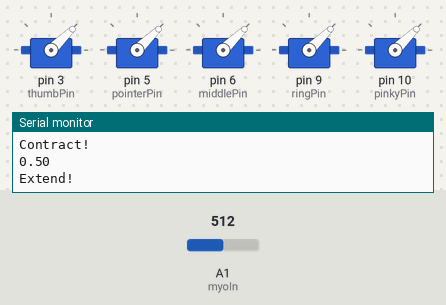
Simulated run of this sketch. Board: Arduino Uno, built with avr-gcc and run on an emulated ATmega328P. Shown: 5 × servo, the last lines printed to the serial monitor. The test bench sets the inputs (shaded band); at power-on: A1 (myoIn) = 512.

Above: at 2.2 s.
2.3 s: A1 (myoIn) set to 426
4.5 s: A1 (myoIn) set to 393
At 5.4 s:
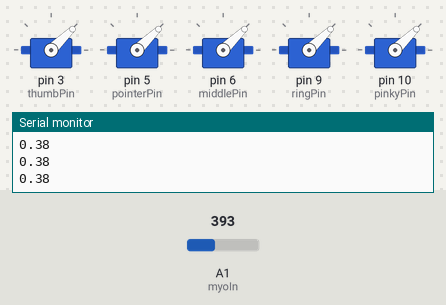
Timing chart, 0 to 7.5 s (numbered marks = the images above; inputs shaded):
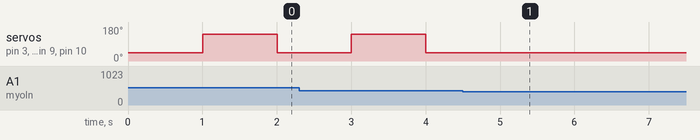

Measured:
- the behaviour switches between 410 and 409 on A1 (myoIn) (found by bisection; images 0 and 1)
- after the input at 4.5 s, servo on pin 3 (thumbPin), servo on pin 5 (pointerPin), servo on pin 6 (middlePin), servo on pin 9 (ringPin), servo on pin 10 (pinkyPin): stops changing and stays 44°

The sketch:

myoFlex.ino
```cpp
//this code takes input from a myoelctric and toggles the hand between the contracted
// and extended positions when there is a spike above a user-defined level
// future projects will include running this code with low power
//jd is cool
//jd is cooler
//aw;oifjaewoif;j

#include <Servo.h>     //library used for servos

Servo thumb;            //defines the name of the five servos and them as servo objects
Servo pointer;
Servo middle;
Servo ring;
Servo pinky;

#define min 2000    //static integers of minimum and maximum servo extension
#define max 1000

#define thumbPin 3    //these are the PWM pins where servos are connected
#define pointerPin 5
#define middlePin 6
#define ringPin 9
#define pinkyPin 10


float currentVoltage=0;   //this is where to store each read from the myo
#define threshold .4    //this is the percentage of the max read we use to define a flex
#define myoIn A1      //the pin where myo signal comes in

bool contract=false;   //variable we will use to toggle action

// THIS PART ONLY RUNS ONCE
void setup() {
Serial.begin(9600);     //starts up serial communication between arduino and computer
  thumb.attach(thumbPin, min, max);    //defines where the servos are and their max/mins
  pointer.attach(pointerPin, min, max);
  middle.attach(middlePin, min, max);
  ring.attach(ringPin, min, max);
  pinky.attach(pinkyPin, min, max);
  Serial.println("Begin");    //prints a start message
  handPosition(max,max,max,max,max);       //makes the hand relax all of the way
}

// THIS PART OF THE CODE LOOPS CONTINIOUSLY
void loop() {
 currentVoltage = analogRead(myoIn);     //reads myoelectric input
 currentVoltage=currentVoltage/1023;      // converts from 0-1023 scale to 0-1 scale
 Serial.println(currentVoltage);        //puts it in the serial moniter
 if (contract==false && currentVoltage>threshold){      //if we see a spike and the hand is relaxed
 Serial.println("Contract!");
  handPosition(min,min,min,min,min);            //make it squeeze; see subfunction below loop body
  contract=true;                                 //change the boolean
 }else if (contract==true && currentVoltage>threshold){   //if it is already contracted then make it relax
  Serial.println("Extend!");
  handPosition(max,max,max,max,max);
  contract=false;
}
}

void handPosition(int thumbPos,int pointerPos,int middlePos,int ringPos,int pinkyPos){
  //function hand position takes in 5 integer inputs for each finger and moves the servos according to
  //each input. for the servos, maximum extension is 1000 and minimum (all the way in) is 2000.
thumb.writeMicroseconds(thumbPos);   //this is a function from the servo.h library basically gives the pulse width
  pointer.writeMicroseconds(pointerPos);
  middle.writeMicroseconds(middlePos);
  ring.writeMicroseconds(ringPos);
  pinky.writeMicroseconds(pinkyPos);
  delay(1000);       //this is so the servos have time to get to their set position
}
```
